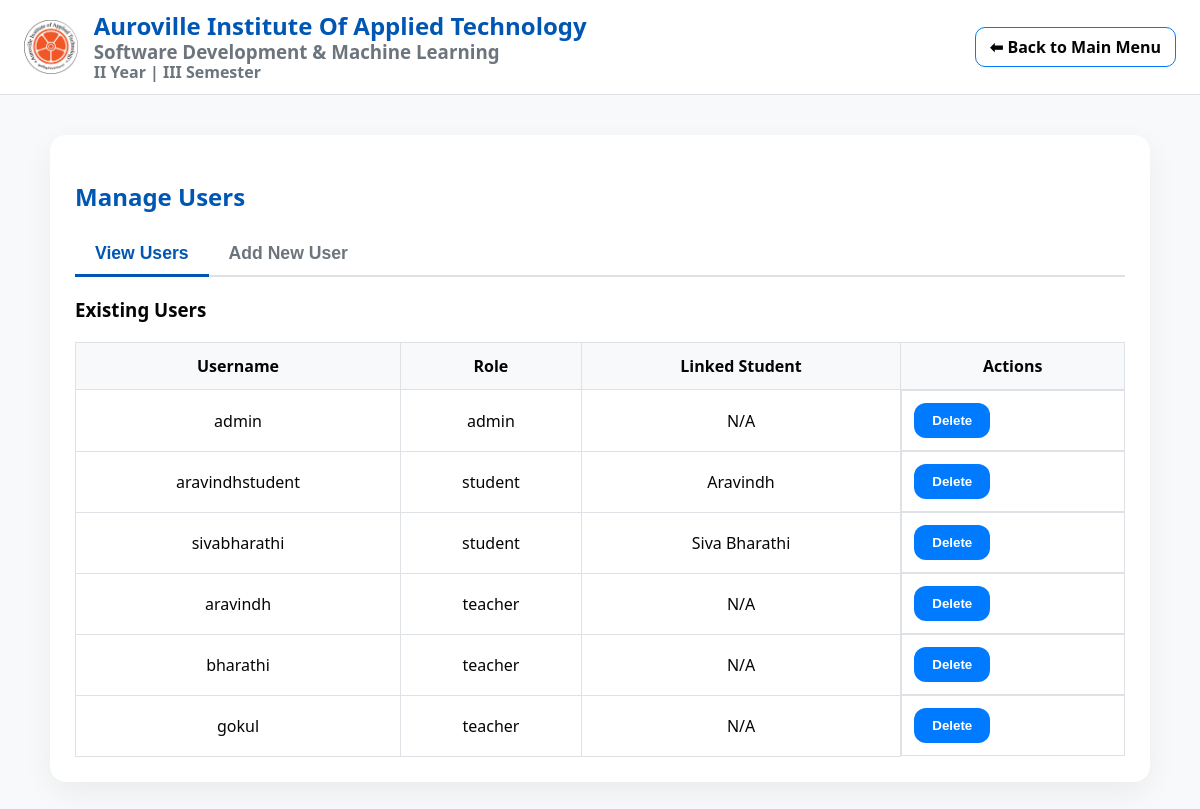
/admin/manage_users (signed in), run on the app's committed database.
### tables this page shows
CREATE TABLE users (
            id INTEGER PRIMARY KEY AUTOINCREMENT,
            username TEXT UNIQUE NOT NULL,
            password TEXT NOT NULL,
            role TEXT NOT NULL CHECK(role IN ('admin', 'teacher', 'student'))
        );

CREATE TABLE students (
            id INTEGER PRIMARY KEY AUTOINCREMENT,
            roll_no TEXT UNIQUE NOT NULL, name TEXT NOT NULL, exercism_username TEXT,
            user_id INTEGER UNIQUE,
            FOREIGN KEY(user_id) REFERENCES users(id) ON DELETE SET NULL
        );

### app.py (the view)
@app.route('/admin/manage_users')
@login_required
@role_required('admin')
def manage_users():
    db = get_db()
    users = db.execute("SELECT u.id, u.username, u.role, s.name as student_name FROM users u LEFT JOIN students s ON s.user_id = u.id ORDER BY u.role, u.username").fetchall()
    students_without_users = db.execute("SELECT id, name FROM students WHERE user_id IS NULL ORDER BY name").fetchall()
    return render_template('manage_users.html', users=users, students_without_users=students_without_users, page='manage_users')

### app.py (called while the page is built)
def get_db():
    if "db" not in g:
        g.db = sqlite3.connect(DB_PATH)
        g.db.row_factory = sqlite3.Row
    return g.db

def login_required(f):
    @wraps(f)
    def decorated_function(*args, **kwargs):
        if 'user_id' not in session:
            return redirect(url_for('login'))
        return f(*args, **kwargs)
    return decorated_function

def role_required(role):
    def decorator(f):
        @wraps(f)
        def decorated_function(*args, **kwargs):
            if session.get('role') != role:
                flash("You do not have permission to access this page.", "danger")
                return redirect(url_for('home'))
            return f(*args, **kwargs)
        return decorated_function
    return decorator

### templates/manage_users.html (shortened to what this page needs)
{% extends "base.html" %}
{% block body_class %}homework-section{% endblock %}
{% block content %}
<section class="panel">
    <h2>Manage Users</h2>
    <div class="tabs">
        <button class="tab-button active" data-target="view-users">View Users</button>
        <button class="tab-button" data-target="add-user">Add New User</button>
    </div>
    <div id="view-users" class="tab-content active">
        <h3>Existing Users</h3>
        <table class="table">
            <thead>
                <tr>
                    <th>Username</th>
                    <th>Role</th>
                    <th>Linked Student</th>
                    <th>Actions</th>
                </tr>
            </thead>
            <tbody>
                {% for user in users %}
                <tr>
                    <td>{{ user.username }}</td>
                    <td>{{ user.role }}</td>
                    <td>{{ user.student_name or 'N/A' }}</td>
                    <td>
                        <button class="btn btn-delete" onclick="deleteUser({{ user.id }})">Delete</button>
                    </td>
                </tr>
                {% endfor %}
            </tbody>
        </table>
    </div>
</section>
{% endblock %}

### static/css/styles.css (style rules this page uses)
:root { --green: #4CAF50; --green-dark: #388E3C; --blue: #007bff; --blue-dark: #0056b3; --yellow: #FFC107; --yellow-dark: #e0a800; --text: #050505; --muted: #6c757d; --card-bg: rgba(21, 21, 22, 0.8); --border-color: #dee2e6; }
* { box-sizing: border-box; }
body { margin: 0; font-family: system-ui, -apple-system, Segoe UI, Roboto, Arial, sans-serif; color: var(--text); background-color: #f8f9fa; }
.panel { margin: 20px auto; max-width: 1100px; background: #fff; padding: 25px; border-radius: 16px; box-shadow: 0 10px 30px rgba(0,0,0,0.06); }
.table { width: 100%; border-collapse: collapse; margin-top: 20px; }
.table th, .table td { border: 1px solid var(--border-color); padding: 12px; text-align: center; vertical-align: middle; }
.table thead th { background-color: #f8f9fa; }
.btn { appearance: none; border: none; border-radius: 12px; padding: 10px 18px; color: #fff; font-weight: 700; cursor: pointer; transition: background-color 0.2s ease; }
.btn-delete { background-color: #dc3545; }
.homework-section .card, .homework-section .btn { background-color: var(--blue); color: #fff; }
.homework-section .panel h2 { color: var(--blue-dark); }
.tabs { display: flex; border-bottom: 2px solid var(--border-color); margin-bottom: 20px; }
.tab-button { padding: 10px 20px; cursor: pointer; border: none; background-color: transparent; font-size: 1.1em; font-weight: 600; color: var(--muted); border-bottom: 3px solid transparent; margin-bottom: -2px; }
.tab-button.active { color: var(--blue-dark); border-bottom-color: var(--blue-dark); }
.tab-content { display: none; }
.tab-content.active { display: block; }
.table td:last-child { display: flex; flex-wrap: wrap; gap: 8px; }

### data on the page
users: username "admin", role "admin", student_name "N/A"
students: username "aravindhstudent", role "student", name "Aravindh"
students: username "sivabharathi", role "student", name "Siva Bharathi"
users: username "aravindh", role "teacher", student_name "N/A"
users: username "bharathi", role "teacher", student_name "N/A"
users: username "gokul", role "teacher", student_name "N/A"
